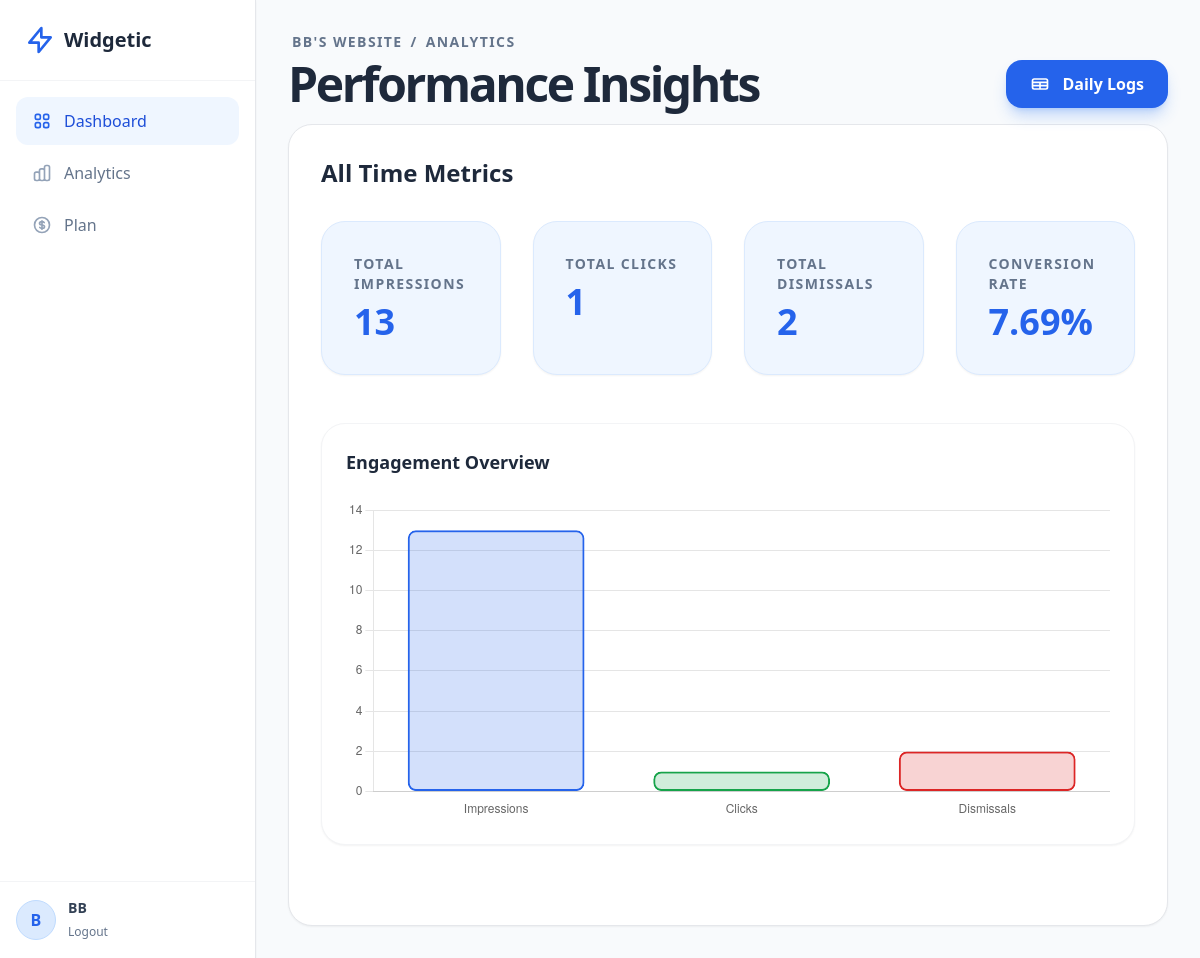
Screenshot of /website/f5e50cc9-fe0e-44d8-b92a-81133b4ff9e6/analytics (signed in) with the database file from the repository.
### models.py (models this page shows)
class User(UserMixin, db.Model):
    id = db.Column(db.String(36), primary_key=True, default=lambda: str(uuid.uuid4()))
    email = db.Column(db.String(120), unique=True, nullable=False, index=True)
    password_hash = db.Column(db.String(128))
    name = db.Column(db.String(100))
    global_role = db.Column(db.Enum(GlobalRole), default=GlobalRole.USER)
    status = db.Column(db.Enum(UserStatus), default=UserStatus.ACTIVE)
    created_widgets = db.relationship('Widget', backref='creator', lazy=True, foreign_keys='Widget.created_by_id')
    created_at = db.Column(db.DateTime, default=datetime.utcnow)
    websites = db.relationship('WebsiteMember', backref='user', lazy=True)
    created_at = db.Column(db.DateTime, default=datetime.utcnow)
    updated_at = db.Column(db.DateTime, default=datetime.utcnow, onupdate=datetime.utcnow)

class Website(db.Model):
    id = db.Column(db.String(36), primary_key=True, default=lambda: str(uuid.uuid4()))
    public_key = db.Column(db.String(36), unique=True, default=lambda: str(uuid.uuid4()), index=True)
    name = db.Column(db.String(100), nullable=False)
    domain = db.Column(db.String(255)) # e.g., https://example.com
    created_at = db.Column(db.DateTime, default=datetime.utcnow)
    settings = db.Column(db.JSON, default={})
    max_widgets = db.Column(db.Integer, default=3)
    members = db.relationship('WebsiteMember', backref='website', lazy=True)
    widgets = db.relationship('Widget', backref='website', lazy=True)

### app.py (the view)
@app.route('/website/<website_id>/analytics')
@login_required
def website_analytics(website_id):
    website = Website.query.get_or_404(website_id)
    member = WebsiteMember.query.filter_by(user_id=current_user.id, website_id=website.id).first()
    if not member and current_user.global_role != GlobalRole.SUPERADMIN:
        flash("Unauthorized")
        return redirect(url_for('dashboard'))
    total_views = sum(w.views for w in website.widgets)
    total_clicks = sum(w.clicks for w in website.widgets)
    ctr = (total_clicks / total_views * 100) if total_views > 0 else 0
    return render_template('dashboard/analytics.html',
                            website=website,
                            widgets=website.widgets,
                            total_views=total_views,
                            total_clicks=total_clicks,
                            ctr=ctr)

### app.py (called while the page is built)
@login_manager.user_loader
def load_user(user_id):
    return User.query.get(user_id)

### templates/dashboard/analytics.html (shortened to what this page needs)
{% extends "base.html" %}
{% block content %}
<div class="max-w-6xl mx-auto">
    <div class="mb-4 flex justify-between items-end">
        <div>
            <div class="flex items-center gap-2 text-sm text-slate-500 mb-2 font-bold uppercase tracking-widest px-1">
                <a href="{{ url_for('website_detail', website_id=website.id) }}" class="hover:text-blue-600 transition-colors">{{ website.name }}</a>
                <span>/</span>
                <span>Analytics</span>
            </div>
            <h1 class="text-5xl font-black text-slate-800 tracking-tighter">Performance Insights</h1>
        </div>
        <div>
            <a href="{{ url_for('website_analytics_table', website_id=website.id) }}" class="bg-blue-600 text-white px-6 py-3 rounded-2xl hover:bg-blue-700 transition-all font-bold shadow-lg shadow-blue-500/30 flex items-center gap-3">
                <svg class="w-5 h-5" fill="none" stroke="currentColor" viewBox="0 0 24 24"><path stroke-linecap="round" stroke-linejoin="round" stroke-width="2" d="M3 10h18M3 14h18m-9-4v8m-7 0h14a2 2 0 002-2V8a2 2 0 00-2-2H5a2 2 0 00-2 2v8a2 2 0 002 2z"></path></svg>
                Daily Logs
            </a>
        </div>
    </div>
    <div class="bg-white rounded-3xl border border-gray-200 shadow-sm p-8 min-h-[600px]">
        <h2 class="text-2xl font-bold text-slate-800 mb-8">All Time Metrics</h2>
        <div class="grid grid-cols-1 md:grid-cols-4 gap-8 mb-12">
            <div class="p-8 bg-blue-50 rounded-3xl border border-blue-100 shadow-sm relative overflow-hidden group">
                <p class="text-sm font-bold text-slate-500 uppercase tracking-widest mb-2">Total Impressions</p>
                <p class="text-4xl font-black text-blue-600">{{ widgets|sum(attribute='views') }}</p>
            </div>
            <div class="p-8 bg-blue-50 rounded-3xl border border-blue-100 shadow-sm relative overflow-hidden group">
                <p class="text-sm font-bold text-slate-500 uppercase tracking-widest mb-2">Total Clicks</p>
                <p class="text-4xl font-black text-blue-600">{{ widgets|sum(attribute='clicks') }}</p>
            </div>
            <div class="p-8 bg-blue-50 rounded-3xl border border-blue-100 shadow-sm relative overflow-hidden group">
                <p class="text-sm font-bold text-slate-500 uppercase tracking-widest mb-2">Total Dismissals</p>
                <p class="text-4xl font-black text-blue-600">{{ widgets|sum(attribute='dismissals') }}</p>
            </div>
            <div class="p-8 bg-blue-50 rounded-3xl border border-blue-100 shadow-sm relative overflow-hidden group">
                <p class="text-sm font-bold text-slate-500 uppercase tracking-widest mb-2">Conversion Rate</p>
                <p class="text-4xl font-black text-blue-600">
                    {% if total_views > 0 %}
                        {{ "%.2f"|format(total_clicks / total_views * 100) }}%
                    {% else %}
                        0.00%
                    {% endif %}
                </p>
            </div>
        </div>
        <div class="mb-12 bg-white p-6 rounded-3xl border border-gray-100 shadow-sm">
            <h3 class="text-lg font-bold text-slate-800 mb-6">Engagement Overview</h3>
            <div class="h-80 w-full">
                <canvas id="metricsChart"></canvas>
            </div>
        </div>
        <script>
            const ctx = document.getElementById('metricsChart').getContext('2d');
            // Data from Jinja
            const views = {{ widgets|sum(attribute='views') }};
            const clicks = {{ widgets|sum(attribute='clicks') }};
            const dismissals = {{ widgets|sum(attribute='dismissals') }};
            new Chart(ctx, {
                type: 'bar',
                data: {
                    labels: ['Impressions', 'Clicks', 'Dismissals'],
                    datasets: [{
                        label: 'Total Count',
                        data: [views, clicks, dismissals],
                        backgroundColor: [
                            'rgba(37, 99, 235, 0.2)', // Blue-600 with opacity
                            'rgba(22, 163, 74, 0.2)', // Green-600
                            'rgba(220, 38, 38, 0.2)'  // Red-600
                        ],
                        borderColor: [
                            'rgb(37, 99, 235)',
                            'rgb(22, 163, 74)',
                            'rgb(220, 38, 38)'
                        ],
                        borderWidth: 2,
                        borderRadius: 8,
                        borderSkipped: false
                    }]
                },
                options: {
                    responsive: true,
                    maintainAspectRatio: false,
                    plugins: {
                        legend: {
                            display: false
                        }
                    },
                    scales: {
                        y: {
                            beginAtZero: true,
                            grid: {
                                display: true,
                                borderDash: [5, 5]
                            }
                        },
                        x: {
                            grid: {
                                display: false
                            }
                        }
                    }
                }
            });
        </script>
    </div>
</div>
{% endblock %}

### templates/base.html (shortened to what this page needs)
<!DOCTYPE html>
<html lang="en">
<head>
    <script src="https://cdn.tailwindcss.com?plugins=forms,typography"></script>
</head>
<body class="bg-slate-50 text-slate-600 h-screen flex overflow-hidden">
    {% if current_user.is_authenticated %}
    <aside class="w-64 bg-white border-r border-gray-200 flex flex-col z-20 shadow-sm">
        <div class="p-6 border-b border-gray-100">
            <a href="{{ url_for('dashboard') }}" class="flex items-center gap-2 text-xl font-bold text-slate-800">
                <svg class="w-8 h-8 text-blue-600" width="32" height="32" fill="none" stroke="currentColor" viewBox="0 0 24 24">
                    <path stroke-linecap="round" stroke-linejoin="round" stroke-width="2" d="M13 10V3L4 14h7v7l9-11h-7z"></path>
                </svg>
                Widgetic
            </a>
        </div>
        <nav class="flex-grow p-4 space-y-1">
            <a href="{{ url_for('dashboard') }}" class="flex items-center gap-3 px-4 py-3 text-blue-700 bg-blue-50 rounded-xl hover:bg-blue-100 transition-all duration-200 group font-medium">
                <span>Dashboard</span>
            </a>
            {% if website and website.id %}
            <a href="{{ url_for('website_analytics', website_id=website.id) }}" class="flex items-center gap-3 px-4 py-3 text-slate-500 hover:text-blue-700 hover:bg-blue-50 rounded-xl transition-all duration-200 group font-medium">
                <span>Analytics</span>
            </a>
            <a href="{{ url_for('website_pricing', website_id=website.id) }}" class="flex items-center gap-3 px-4 py-3 text-slate-500 hover:text-blue-700 hover:bg-blue-50 rounded-xl transition-all duration-200 group font-medium">
                <span>Plan</span>
            </a>
            {% endif %}
        </nav>
        <div class="p-4 border-t border-gray-100">
            <div class="flex items-center gap-3">
                <div class="w-10 h-10 rounded-full bg-blue-100 flex items-center justify-center text-blue-600 font-bold border border-blue-200">
                    {{ current_user.name[0].upper() }}
                </div>
                <div class="overflow-hidden">
                    <p class="text-sm font-bold text-slate-700 truncate">{{ current_user.name }}</p>
                    <a href="{{ url_for('logout') }}" class="text-xs text-slate-500 hover:text-blue-600 transition-colors">Logout</a>
                </div>
            </div>
        </div>
    </aside>
    {% endif %}
    <main class="flex-1 flex flex-col overflow-hidden relative {% if not current_user.is_authenticated %} w-full {% endif %}">
        <div class="flex-1 overflow-auto bg-slate-50 p-6 md:p-8">
            {% block content %}{% endblock %}
        </div>
    </main>
</body>
</html>

### rows the page displays
User: name "B", name "BB"
Website: name "BB'S WEBSITE"

### other values shown
{{ widgets|sum(attribute='views') }} "13"
{{ widgets|sum(attribute='clicks') }} "1"
{{ widgets|sum(attribute='dismissals') }} "2"
{{ "%.2f"|format(total_clicks / total_views * 100) }} "7.69"
chart data {{ widgets|sum(attribute='views') }} 13
chart data {{ widgets|sum(attribute='clicks') }} 1
chart data {{ widgets|sum(attribute='dismissals') }} 2
